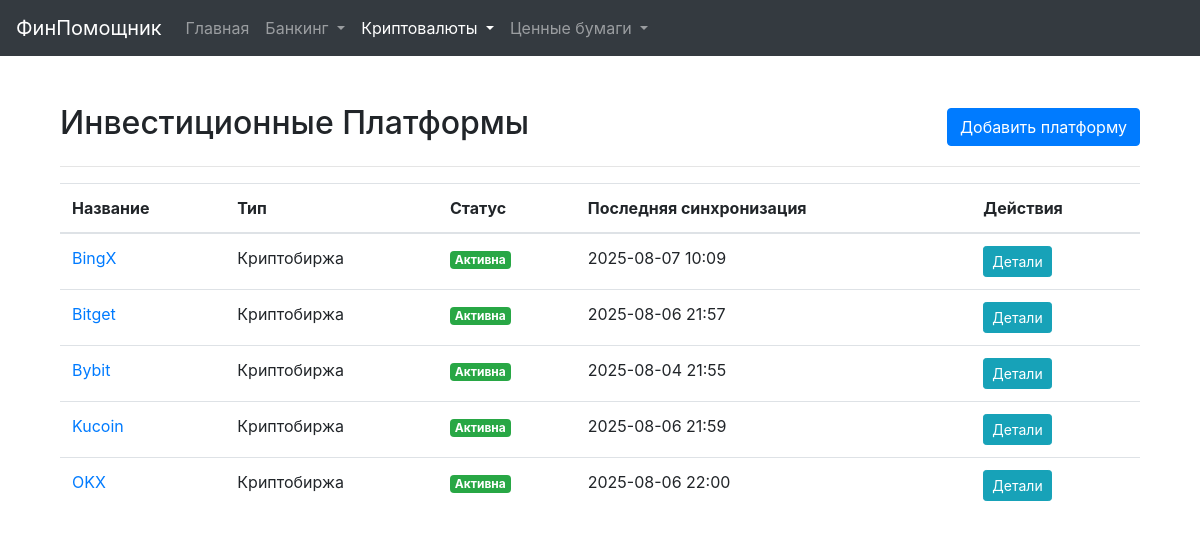
/platforms, run on an earlier commit of the app's database.
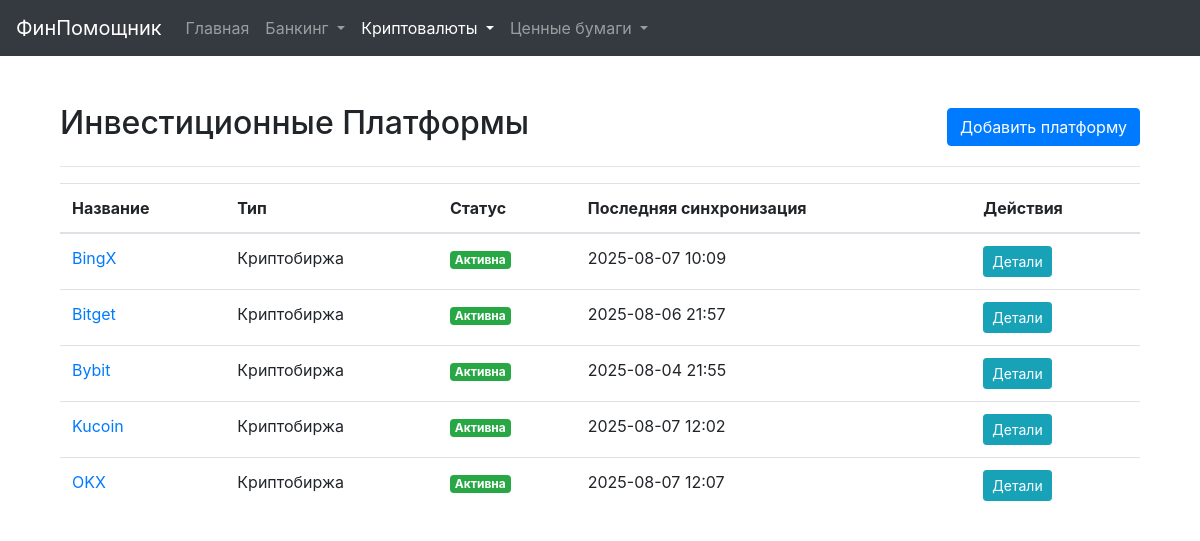
And on a later commit of the database.
### models.py (models this page shows, shortened)
class InvestmentPlatform(db.Model):
    id = db.Column(db.Integer, primary_key=True)
    name = db.Column(db.String(128), nullable=False, unique=True)
    platform_type = db.Column(db.String(64), nullable=False)
    is_active = db.Column(db.Boolean, default=True, nullable=False)
    api_key = db.Column(db.String(256))
    api_secret_encrypted = db.Column(db.String(512))
    passphrase_encrypted = db.Column(db.String(512))
    other_credentials_json_encrypted = db.Column(db.Text)
    notes = db.Column(db.Text)
    last_sync_status = db.Column(db.String(128))
    last_synced_at = db.Column(db.DateTime)
    last_tx_synced_at = db.Column(db.DateTime) # Новая колонка для синхронизации транзакций
    manual_earn_balances_json = db.Column(db.Text, default='{}') # Новая колонка для ручных Earn балансов
    assets = db.relationship('InvestmentAsset', back_populates='platform', cascade="all, delete-orphan", lazy='dynamic')
    transactions = db.relationship('Transaction', back_populates='platform', cascade="all, delete-orphan", lazy='dynamic')
    @property
    def api_secret(self):
        return decrypt_data(self.api_secret_encrypted)
    @property
    def passphrase(self):
        return decrypt_data(self.passphrase_encrypted)
    @property
    def other_credentials_json(self):
        return decrypt_data(self.other_credentials_json_encrypted)
    @property
    def platform_type_display(self):
        types = {
            'crypto_exchange': 'Криптобиржа',
            'stock_broker': 'Брокер',
            'bank': 'Банк',
        }
        return types.get(self.platform_type, 'Другое')

### main_routes.py (the view)
@main_bp.route('/platforms')
def ui_investment_platforms():
    platforms = InvestmentPlatform.query.filter_by(platform_type='crypto_exchange').order_by(InvestmentPlatform.name).all()
    return render_template('investment_platforms.html', platforms=platforms)

### templates/investment_platforms.html (shortened to what this page needs)
{% extends "base.html" %}
{% block content %}
<div class="container mt-4">
    <div class="d-flex justify-content-between align-items-center mb-3">
        <h2>Инвестиционные Платформы</h2>
        <a href="{{ url_for('main.ui_add_investment_platform_form') }}" class="btn btn-primary">Добавить платформу</a>
    </div>
    <hr>
    {% if platforms %}
    <div class="table-responsive">
        <table class="table table-hover">
            <thead>
                <tr>
                    <th>Название</th>
                    <th>Тип</th>
                    <th>Статус</th>
                    <th>Последняя синхронизация</th>
                    <th>Действия</th>
                </tr>
            </thead>
            <tbody>
                {% for platform in platforms %}
                <tr>
                    <td><a href="{{ url_for('main.ui_investment_platform_detail', platform_id=platform.id) }}">{{ platform.name }}</a></td>
                    <td>
                        {{ platform.platform_type_display }}
                    </td>
                    <td>
                        {% if platform.is_active %}
                            <span class="badge badge-success">Активна</span>
                        {% else %}
                            <span class="badge badge-secondary">Неактивна</span>
                        {% endif %}
                    </td>
                    <td>{{ platform.last_synced_at.strftime('%Y-%m-%d %H:%M') if platform.last_synced_at else 'Никогда' }}</td>
                    <td>
                        <a href="{{ url_for('main.ui_investment_platform_detail', platform_id=platform.id) }}" class="btn btn-sm btn-info">Детали</a>
                    </td>
                </tr>
                {% endfor %}
            </tbody>
        </table>
    </div>
    {% else %}
    <div class="alert alert-info">
        <p>Вы еще не добавили ни одной инвестиционной платформы. <a href="{{ url_for('main.ui_add_investment_platform_form') }}">Добавить первую?</a></p>
    </div>
    {% endif %}
</div>
{% endblock %}

### templates/base.html (shortened to what this page needs)
<!doctype html>
<html lang="ru">
<head>
    <link rel="stylesheet" href="https://stackpath.bootstrapcdn.com/bootstrap/4.5.2/css/bootstrap.min.css">
    <link rel="stylesheet" href="https://cdnjs.cloudflare.com/ajax/libs/font-awesome/5.15.4/css/all.min.css">
</head>
<body>
    <nav class="navbar navbar-expand-md navbar-dark bg-dark fixed-top">
        <a class="navbar-brand" href="{{ url_for('main.index') }}">ФинПомощник</a>
        <div class="collapse navbar-collapse" id="navbarsExampleDefault">
            <ul class="navbar-nav mr-auto">
                <li class="nav-item {% if request.endpoint == 'main.index' %}active{% endif %}">
                    <a class="nav-link" href="{{ url_for('main.index') }}">Главная</a>
                </li>
                {% set banking_endpoints = ['main.ui_accounts', 'main.ui_add_account_form', 'main.ui_edit_account_form', 'main.ui_transactions', 'main.ui_add_transaction_form', 'main.ui_edit_transaction_form', 'main.ui_debts', 'main.ui_add_debt_form', 'main.ui_repay_debt_form', 'main.ui_analytics_overview', 'main.ui_cashback_rules', 'main.ui_add_cashback_rule_form', 'main.ui_edit_cashback_rule_form', 'main.ui_categories', 'main.ui_add_category_form', 'main.ui_edit_category_form', 'main.ui_banks', 'main.ui_add_bank', 'main.ui_edit_bank'] %}
                <li class="nav-item dropdown {% if request.endpoint in banking_endpoints %}active{% endif %}">
                    <a class="nav-link dropdown-toggle" href="#" id="bankingDropdown" role="button" data-toggle="dropdown" aria-haspopup="true" aria-expanded="false">
                        Банкинг
                    </a>
                    </li>
                 {% set crypto_endpoints = ['main.ui_investment_platforms', 'main.ui_investment_platform_detail', 'main.ui_add_investment_platform_form', 'main.ui_edit_investment_platform_form', 'main.ui_crypto_assets', 'main.ui_crypto_transactions'] %}
                <li class="nav-item dropdown {% if request.endpoint in crypto_endpoints %}active{% endif %}">
                    <a class="nav-link dropdown-toggle" href="#" id="cryptoDropdown" role="button" data-toggle="dropdown" aria-haspopup="true" aria-expanded="false">
                        Криптовалюты
                    </a>
                </li>
                {% set securities_endpoints = ['securities.ui_brokers', 'securities.ui_broker_detail', 'securities.ui_securities_assets', 'securities.ui_securities_transactions'] %}
                <li class="nav-item dropdown {% if request.endpoint in securities_endpoints %}active{% endif %}">
                    <a class="nav-link dropdown-toggle" href="#" id="securitiesDropdown" role="button" data-toggle="dropdown" aria-haspopup="true" aria-expanded="false">
                        Ценные бумаги
                    </a>
                </li>
            </ul>
        </div>
    </nav>
    <main role="main" class="container">
        {% block content %}{% endblock %}
    </main>
</body>
</html>

### templates/base.html (style rules this page uses)
body { padding-top: 5rem; }
.nav-link { color: #007bff; }

What changed in the data, as far as the page shows it:
changed InvestmentPlatform "Kucoin": last_synced_at "2025-08-06 21:59" → "2025-08-07 12:02"
changed InvestmentPlatform "OKX": last_synced_at "2025-08-06 22:00" → "2025-08-07 12:07"
